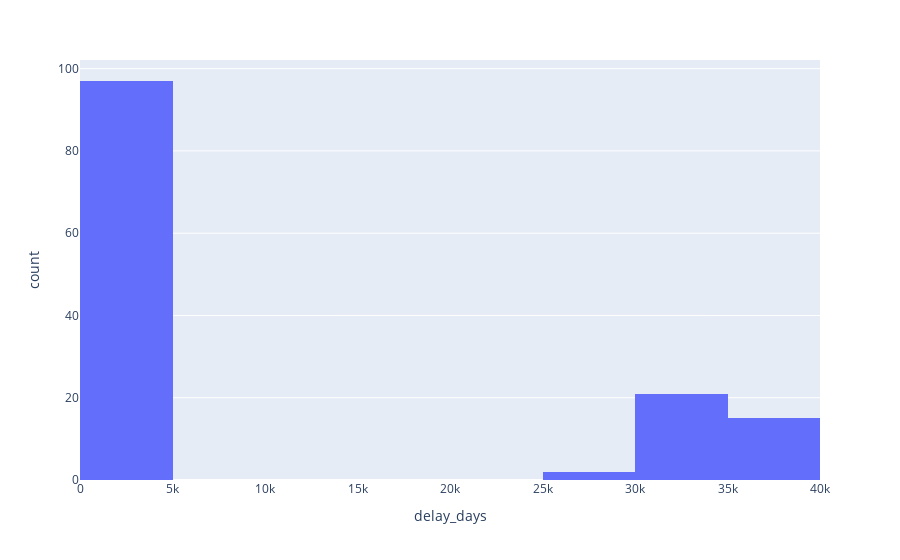

The notebook cell this image was saved under:
### Markdown cell above
### Target variable

### Code cell
fig = px.histogram(df[(df["delay_days"]) & (df["delay_days"] > DELAY_DAY)], x="delay_days")
fig.show()

### Figure 1 — Plotly figure (JSON) as saved in the notebook; plotly's stock layout.template omitted (floating-point values rounded to 4 significant figures; data arrays with more than 128 entries replaced by an {"elided": "..."} marker saying what was removed)
{"data": [{"alignmentgroup": "True", "bingroup": "x", "hovertemplate": "delay_days=%{x}<br>count=%{y}<extra></extra>", "legendgroup": "", "marker": {"color": "#636efa", "pattern": {"shape": ""}}, "name": "", "offsetgroup": "", "orientation": "v", "showlegend": false, "type": "histogram", "x": {"elided": "135 int values"}, "xaxis": "x", "yaxis": "y"}], "layout": {"autosize": true, "barmode": "relative", "legend": {"tracegroupgap": 0}, "margin": {"t": 60}, "xaxis": {"anchor": "y", "autorange": true, "domain": [0, 1], "range": [-0.5, 40000.0], "title": {"text": "delay_days"}, "type": "linear"}, "yaxis": {"anchor": "x", "autorange": true, "domain": [0, 1], "range": [0, 102.1], "title": {"text": "count"}}}}
